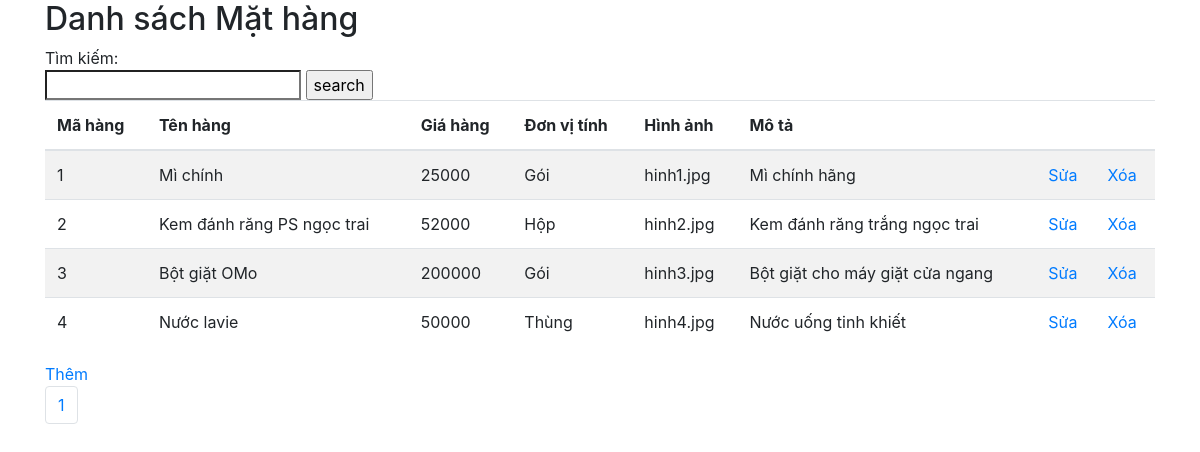
The app's page /connection/Hienthi2.php with its own data.
### tables this page shows
CREATE TABLE `mathang` (
  `maHang` int(11) NOT NULL,
  `tenHang` varchar(50) NOT NULL,
  `giaHang` decimal(10,0) NOT NULL,
  `donViTinh` varchar(10) NOT NULL,
  `hinhAnh` varchar(30) NOT NULL,
  `moTa` varchar(100) NOT NULL
);

### connection/Hienthi2.php (the view, shortened to what this page needs)
<!DOCTYPE html>
<html lang="en">
<head>
    <link rel="stylesheet" href="https://cdn.jsdelivr.net/npm/bootstrap@4.6.2/dist/css/bootstrap.min.css">
</head>
<body>
<div class="container">
  <h2>Danh sách Mặt hàng</h2>
  Tìm kiếm:
  <form name="frmsearch" action="Hienthi2.php" method="POST">
      <input type="search" name="search">
      <input type="submit" value="search">
</form>
  <table class="table table-striped">
    <thead>
      <tr>
        <th>Mã hàng</th>
        <th>Tên hàng</th>
        <th>Giá hàng</th>
        <th>Đơn vị tính</th>
        <th>Hình ảnh</th>
        <th>Mô tả</th>
        <th></th>
        <th></th>
      </tr>
    </thead>
    <tbody>
    <?php
    require_once("connection.php");
      $criteria=" WHERE 1=1 ";
    $sql_total="SELECT count(maHang) as ts
    from mathang".$criteria;
    $result=$ocon->query($sql_total);
    $ts_banghi=$result->fetch_assoc()['ts'];
    $bg_moitrang=4;
    $so_trang=ceil($ts_banghi/$bg_moitrang);
    $trang=1;
    $offset=($trang-1)*$bg_moitrang;
    $limit=$bg_moitrang;
    $sql="SELECT * FROM mathang".$criteria." LIMIT $limit OFFSET $offset";
    $result=$ocon->query($sql);
    if($result->num_rows>0){
        while($row=$result->fetch_assoc())
        {
    ?>
      <tr>
        <td><?php echo $row["maHang"];?></td>
        <td><?php echo $row["tenHang"];?></td>
        <td><?php echo $row["giaHang"];?></td>
        <td><?php echo $row["donViTinh"];?></td>
        <td><?php echo $row["hinhAnh"];?></td>
        <td><?php echo $row["moTa"];?></td>
        <td><a href="formsua.php?maHang=<?php echo $row['maHang'];?>"> Sửa</a></td>
        <td><a href="xlxoa.php?maHang=<?php echo $row['maHang'];?>">Xóa</a></td>
      </tr>
    <?php
        }
    }
    ?>
    </tbody>
  </table>
  <a href="formThem.php">Thêm</a>
  <ul class="pagination">
    <?php
      $p=1;
      while($p<=$so_trang){
    ?>
   <li class="page-item">
    <a class="page-link"href="Hienthi2.php?trang=<?php echo $p;?>">
      <?php echo $p;?>
    </a>
  </li>
  <?php
    $p++;
      }
    ?>
</ul>
</div>
</body>
</html>

### records on screen
mathang: maHang "1", tenHang "Mì chính", giaHang "25000", donViTinh "Gói", hinhAnh "hinh1.jpg", moTa "Mì chính hãng"
mathang: maHang "2", tenHang "Kem đánh răng PS ngọc trai", giaHang "52000", donViTinh "Hộp", hinhAnh "hinh2.jpg", moTa "Kem đánh răng trắng ngọc trai"
mathang: maHang "3", tenHang "Bột giặt OMo", giaHang "200000", donViTinh "Gói", hinhAnh "hinh3.jpg", moTa "Bột giặt cho máy giặt cửa ngang"
mathang: maHang "4", tenHang "Nước lavie", giaHang "50000", donViTinh "Thùng", hinhAnh "hinh4.jpg", moTa "Nước uống tinh khiết"
